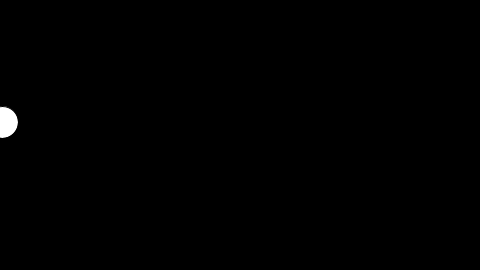
Frame 1 (no input)
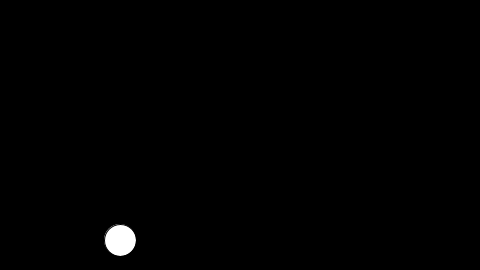
Frame 60 (the mouse pressed at the canvas centre just before this capture)
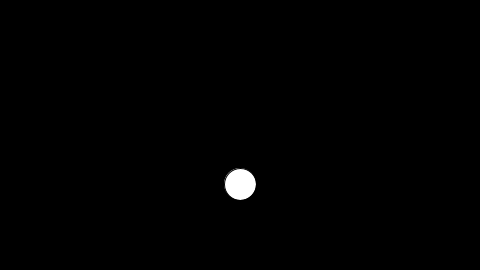
Frame 120 (the mouse held since frame 60 and released just before this capture)

The Processing sketch that drew these frames (run headless with seeded random() and noise(); from frame 60 on, the mouse is pressed at the canvas centre):

// Processing sketch: day11_bouncingball_wvector
// ── day11_bouncingball_wvector.pde
// Example 5-6: Bouncing Ball
//int x = 0;
//int speedx = 2;
//int y = 120;
//int speedy = 2;

PVector position;
PVector velocity;

void setup() {
  size(480, 270);
  position = new PVector(0,120);
  velocity = new PVector(2,2);
}

void draw() {
  background(0);

  // Add the current speed to the x location.
  //x = x + speedx;
  // Add the current spped to the y location.
  //y = y + speedy;
  
  position.add(velocity);

  // Remember, || means "or."
  if ((position.x > width) || (position.x < 0)) {
    // If the object reaches either edge of x, multiply speed by -1 to turn it around.
    velocity.x = velocity.x * -1;
  }
  
  if ((position.y > height) || (position.y < 0)) {
    // If the object reaches either edge of y, multiply speed by -1 to turn it around.
    velocity.y = velocity.y * -1;
  }

  // Display circle at x,y location
  stroke(0);
  fill(255);
  ellipse(position.x,position.y,32,32);
}
